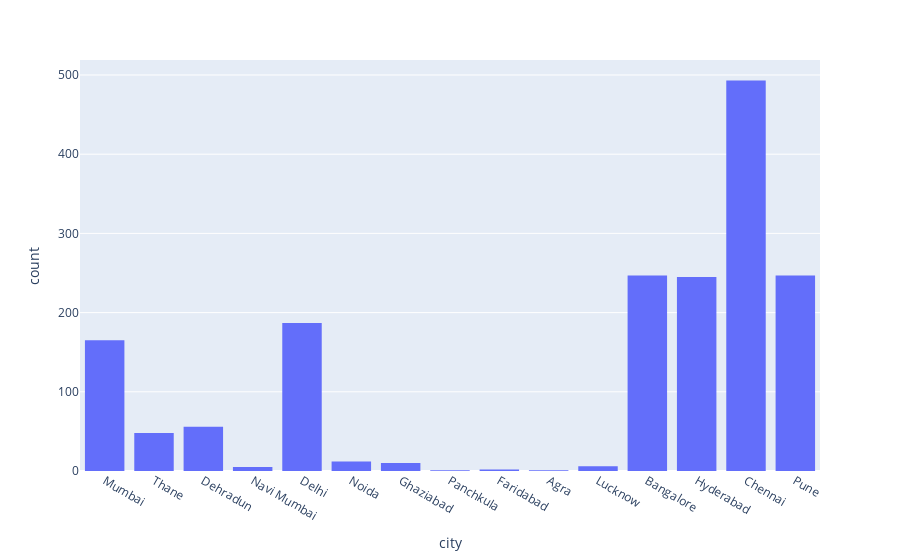

Notebook cell for this chart:
### Markdown cell above
# Number Of Cars Per City

### Code cell
fig = px.histogram(df, x="city", nbins=20)
fig.show()

### Figure 1 — Plotly figure (JSON) as saved in the notebook; plotly's stock layout.template omitted (floating-point values rounded to 4 significant figures; data arrays with more than 128 entries replaced by an {"elided": "..."} marker saying what was removed)
{"data": [{"alignmentgroup": "True", "bingroup": "x", "hovertemplate": "city=%{x}<br>count=%{y}<extra></extra>", "legendgroup": "", "marker": {"color": "#636efa", "pattern": {"shape": ""}}, "name": "", "nbinsx": 20, "offsetgroup": "", "orientation": "v", "showlegend": false, "type": "histogram", "x": {"elided": "1725 str values"}, "xaxis": "x", "yaxis": "y"}], "layout": {"barmode": "relative", "legend": {"tracegroupgap": 0}, "margin": {"t": 60}, "xaxis": {"anchor": "y", "domain": [0, 1], "title": {"text": "city"}}, "yaxis": {"anchor": "x", "domain": [0, 1], "title": {"text": "count"}}}}
